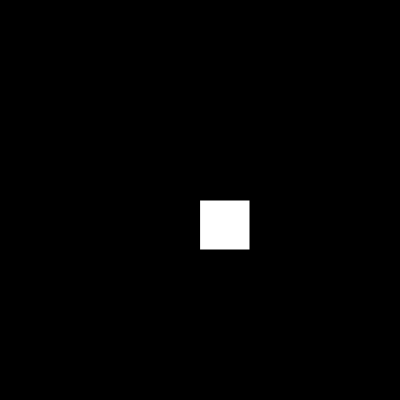
Frame 1 (no input)
Frame 60 (no input): identical to frame 1, image omitted
Frame 120 (the mouse pressed at the canvas centre since frame 60): identical to frame 1, image omitted

The p5.js sketch that drew this single still picture (run headless with seeded random() and noise() and a simulated clock; from frame 60 on, the mouse is pressed at the canvas centre):

// p5.js sketch
// ── sketch.js
function setup() {
createCanvas(400,400);
}

function draw() {
background(0);
rect(200,200, 50, 50);
}
